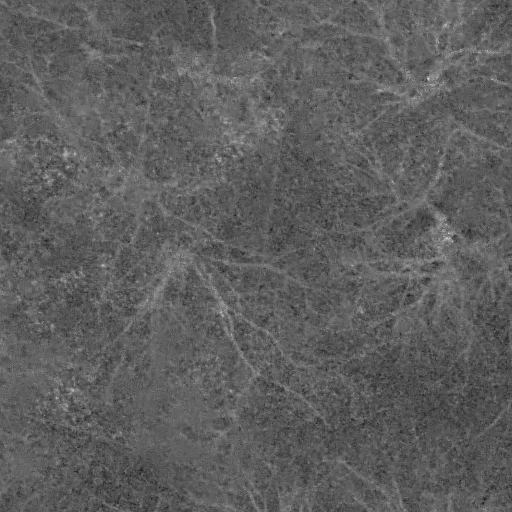
#> input picture src/legacy/00_image_resized.png, 512 x 512 px; its folder holds only this picture in this run
$ python -i 00_image_refinement.py   (imports and definitions only)
#> lines starting #> are read from the running program, lines starting #| are printed output that depends on the picture


import os
import cv2
import numpy as np
from tqdm import tqdm
from PIL import Image
import shutil
import cv2

def shadow_boosting(image):
    clahe = cv2.createCLAHE(clipLimit=2.0, tileGridSize=(8, 8))
    if len(image.shape) == 3:
        return cv2.merge([clahe.apply(channel) for channel in cv2.split(image)])
    else:
        return clahe.apply(image) #grayscale


# [43 lines left out: functions NDVI, interpolate, process, not called in this run]


# [20 lines not run here, left out]

>>> import cv2
>>> picture = cv2.imread('legacy/00_image_resized.png')
#> picture is the input picture: shape (512, 512, 3); min 23, max 217, mean 94.2
>>> result = shadow_boosting(picture)
#> in shadow_boosting, `return cv2.merge([clahe.apply(channel) for channel in cv2.split(image)])`:
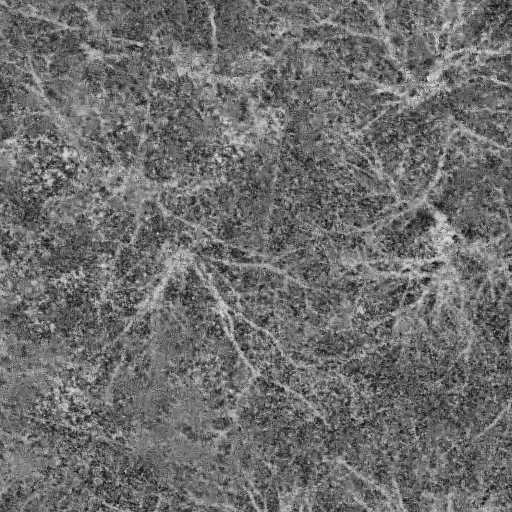
#> returned value: shape (512, 512, 3); min 14, max 236, mean 109.1
